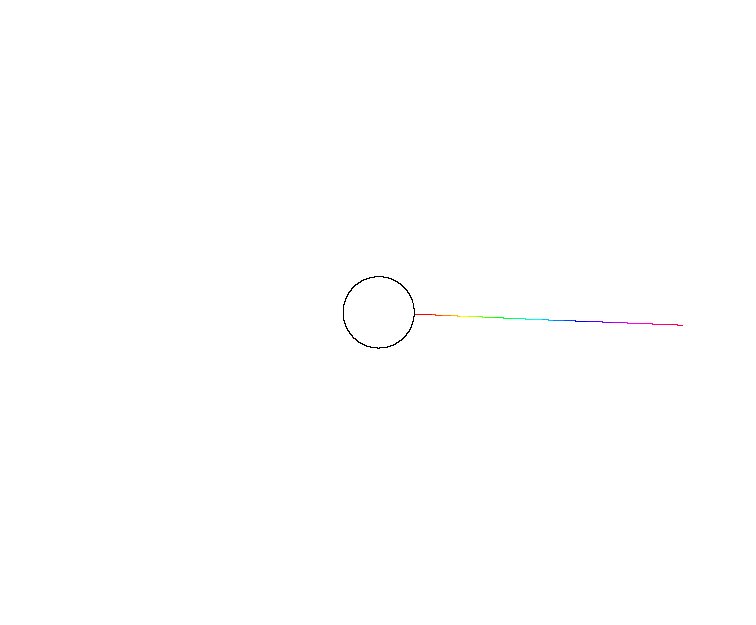
#> input picture GivenClusters/ALE(0,5)_d002_n10000.png, 756 x 625 px; its folder holds 4 pictures in this run
$ jupyter execute --allow-errors Chapter4.ipynb   (shell and % lines are left out)   (older library calls are emulated)
#> lines starting #> are read from the running program, lines starting #| are printed output that depends on the picture; after the words box and inside, x2 and y2 are one past the last pixel; in counts of white or black regions, pixels touching at a corner belong together
# Description of file:

This file aims to calculate the fractal dimension of the clusters from A.Turner et al. We extract the colours from the various sections of the cluster. We compile the extracted sections and the fractal dimension of the successive generation are calculated.

## Functions:

### `fractal_dimension(Z, threshold = 0.9)`:
This uses two arguments: `Z` = one of the normalised image, and `threshold` = the threhsold value for conversion from pixel intensities to binary arrays. This returns the coefficient of the graph in of Minkowski-Bouligand graph and `x` and `y` values (which are the log(s) and log(N(s)) from:

$$\ln[N(s)] = \textrm{ - Dimension}\: * \: \ln(s) + h(s) $$

### `start(filename, pixel_threshold = 0.9)`:
Reads in image and normalises value to range 0 and 1. This inverted image is then passed to `fractal_dimension()` method, this was done as manipulation of images from `remove_colour()` and `combine()` resulted in inverted images. Hence in this step images are reverted back to black pixelated figures and white background pixels.

### `remove_colour(img, fname, color_range)`:
Colours from fractal were extraced using the HSV value from the dictionary `ranges`. `img` and `fname` are the image in which the extraction occurs and the directory in which the file is saved respectively.

### `colour_extraction(main_img)`:
Automation of the colour extraction, using the `remove_colour()` method on all files used in this project.

### `image_res(file_path , new_dims)`:
Resizing of all files from previous steps inorder to allow for frictionless combination of extracted colour sections in `combine`.

### `combine(col_list, fname)` &  `pre_combine(direct)`:
Combining the extracted colours from `colour_extraction()` to succesive generations, as depicted in the dissertation. The results can be found in the directory `colours` and `colourswring`.

[cell 1]
import plotly.io as pio
pio.renderers.default = "notebook+pdf"  # Renderer for Notebook and HTML exports + Renderer for PDF exports
# init_notebook_mode(connected=True)

[cell 2]
import scipy.misc
import numpy as np
from sklearn.linear_model import LinearRegression
import cv2
import matplotlib.pyplot as plt
from PIL import Image
import csv
from tqdm import tqdm
import matplotlib.pyplot as plt
from matplotlib.pyplot import figure
from matplotlib import pyplot, transforms
import math
import os
import pandas as pd
import plotly.express as px

[cell 3]
# [41 lines left out: function fractal_dimension, not called in this run]

[cell 4]
def start(filename, pixel_threshold = 0.9):
    I = cv2.imread(filename, cv2.IMREAD_GRAYSCALE)
    I = cv2.bitwise_not(I)
    I = I/256
    coeff, x, y  = fractal_dimension(I, pixel_threshold)
    return coeff, x, y

[cell 5]
def remove_colour(img, fname, color_range):

#> called with img = './GivenClusters/ALE(0,5)_d002_n10000.png'
    upstate = cv2.imread(img)# image is read in
#> upstate is the input picture: shape (625, 756, 3); mean B, G, R 254.8, 254.8, 254.8

    upstate_hsv = cv2.cvtColor(upstate, cv2.COLOR_BGR2HSV) # convert RGB colour scheme to HSV
#> upstate_hsv: shape (625, 756, 3); mean H, S, V 0.1, 0.2, 254.8

    # below we construct the mask based off of the HSV ranges

    if fname.split("/")[-1] == "Red.png": # specific handling of file if "Red" sections extracted, see `ranges` dictionary
        lower1, upper1, lower2, upper2 = np.array(color_range[0], np.uint8) , np.array(color_range[1], np.uint8) , np.array(color_range[2], np.uint8) , np.array(color_range[3], np.uint8)
        lower_mask, upper_mask = cv2.inRange(upstate_hsv, lower1, upper1) , cv2.inRange(upstate_hsv, lower2, upper2)
        mask = lower_mask + upper_mask;

    else: # general handling for all other colours (which have only one range)
        col_min, col_max = np.array(color_range[0], np.uint8) , np.array(color_range[1], np.uint8)
        mask = cv2.inRange(upstate_hsv, col_min, col_max)
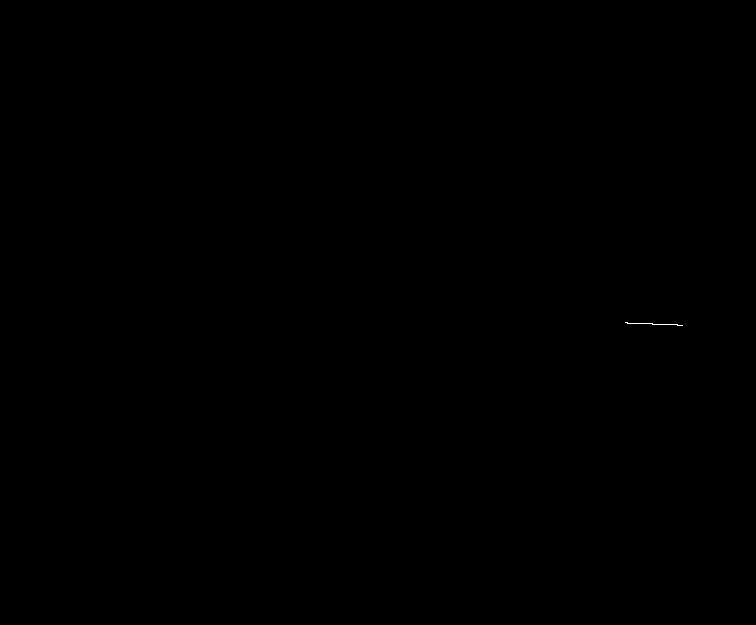
#> mask: shape (625, 756); 0.01% white in thin lines or dots, all inside (x1, y1, x2, y2) = (625, 322, 683, 326)

    # conversion of mask to cvtColor
    # saving the results from application of mask is done
    mask_rgb = cv2.cvtColor(mask, cv2.COLOR_GRAY2RGB)
    if fname.split("/")[-1] == "Black.png":
        cv2.imwrite(fname, mask_rgb)
    else:
        masked_upstate = cv2.bitwise_and(upstate, mask_rgb)
        cv2.imwrite(fname, masked_upstate)

[cell 6]
# ranges dictionary for the HSV colour scheme. See that the red colour has two ranges.
ranges ={'Violet': [(150, 100, 100), (180, 255, 255)],
 'Indigo': [(135, 100, 100), (150, 255, 255)],
 'Blue': [(90, 100, 100), (135, 255, 255)],
 'Green': [(35, 100, 100), (90, 255, 255)],
 'Yellow': [(25, 100, 100), (35, 255, 255)],
 'Orange': [(10, 100, 100), (25, 255, 255)],
 'Red': [(0,100,20),(10,255,255),(160,100,20),(179,255,255)],
    'Black': [(0,0,0),(180, 255, 40)]}

[cell 7]
def colour_extraction(main_img):
    path =  "/Users/zoraizazeem/Documents/PProjects/FractalsDiss/colourswring/{}".format(main_img)
    isExist = os.path.exists(path)
    if not isExist:
        os.makedirs(path)
        print("The new directory is created!")
    for i in ranges.keys():
        remove_colour('./GivenClusters/{}.png'.format(main_img), "./colourswring/{}/{}.png".format(main_img, i), ranges[i])

### Below we create a list of the clusters which we wish to analyse in this project

[cell 8]
curdir=os.listdir("./GivenClusters")
curdir.sort()
curdir = curdir[1:18]
curdir

### Below we apply the colour extraction method on all files that we wish to analyse

[cell 9]
for i in curdir:
    colour_extraction(i[:-4])
#> pass 2 of the loop `for i in curdir:`:
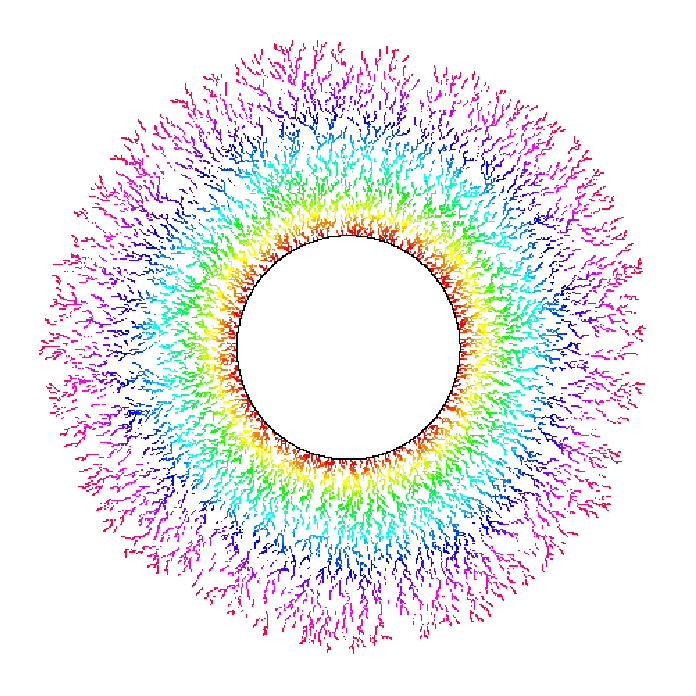
#> input picture GivenClusters/ALE10.png, 696 x 696 px
#> in remove_colour, upstate is the input picture: shape (696, 696, 3); mean B, G, R 242.2, 238.3, 240
#> upstate_hsv: shape (696, 696, 3); mean H, S, V 11, 28.5, 254.4
#> in remove_colour (call 9), `mask = cv2.inRange(upstate_hsv, col_min, col_max)`:
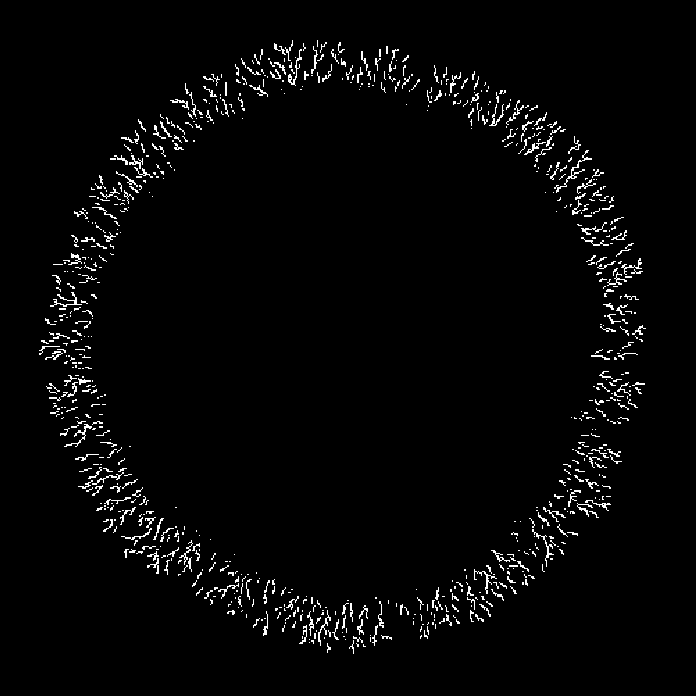
#> mask: shape (696, 696); 2.5% white in thin lines or dots, all inside (x1, y1, x2, y2) = (39, 40, 646, 654)
#> in remove_colour (call 9), `masked_upstate = cv2.bitwise_and(upstate, mask_rgb)`:
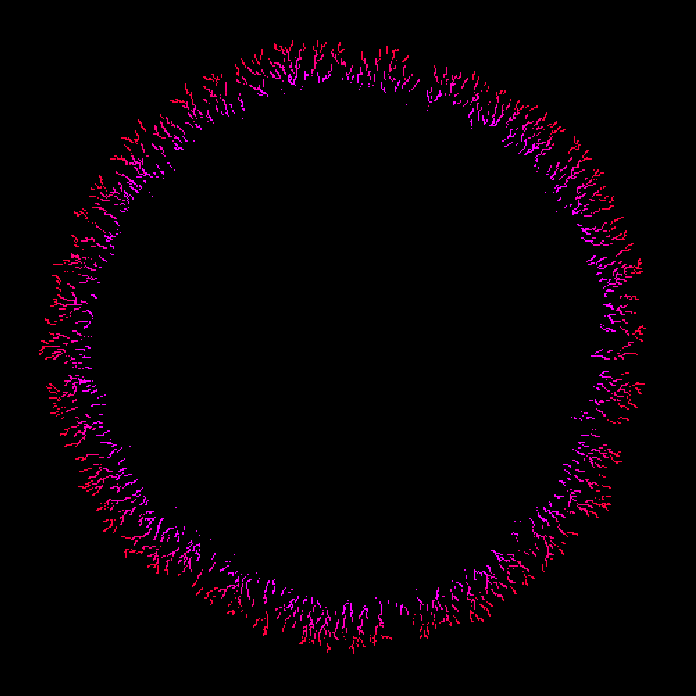
#> masked_upstate: shape (696, 696, 3); mean B, G, R 4, 0, 6.4
#> pass 3 of the loop `for i in curdir:`:
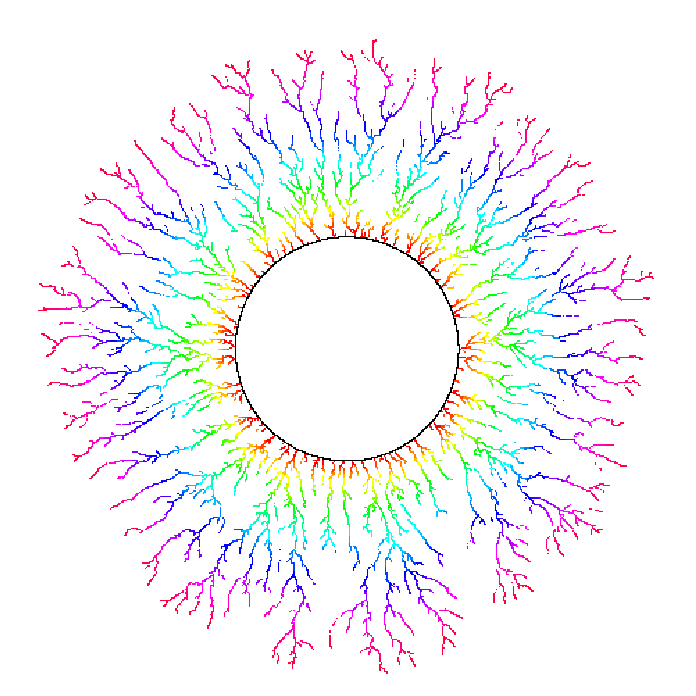
#> input picture GivenClusters/ALE20.png, 696 x 696 px
#> in remove_colour, upstate is the input picture: shape (696, 696, 3); mean B, G, R 247.8, 245.6, 246.9
#> upstate_hsv: shape (696, 696, 3); mean H, S, V 5.9, 15.2, 254.3
#> in remove_colour (call 17), `mask = cv2.inRange(upstate_hsv, col_min, col_max)`:
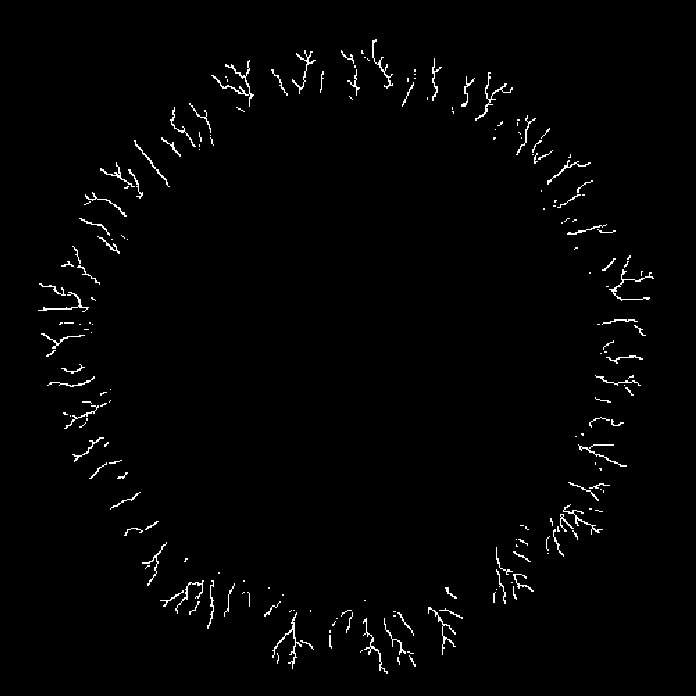
#> mask: shape (696, 696); 1.4% white in thin lines or dots, all inside (x1, y1, x2, y2) = (38, 39, 654, 674)
#> in remove_colour (call 17), `masked_upstate = cv2.bitwise_and(upstate, mask_rgb)`:
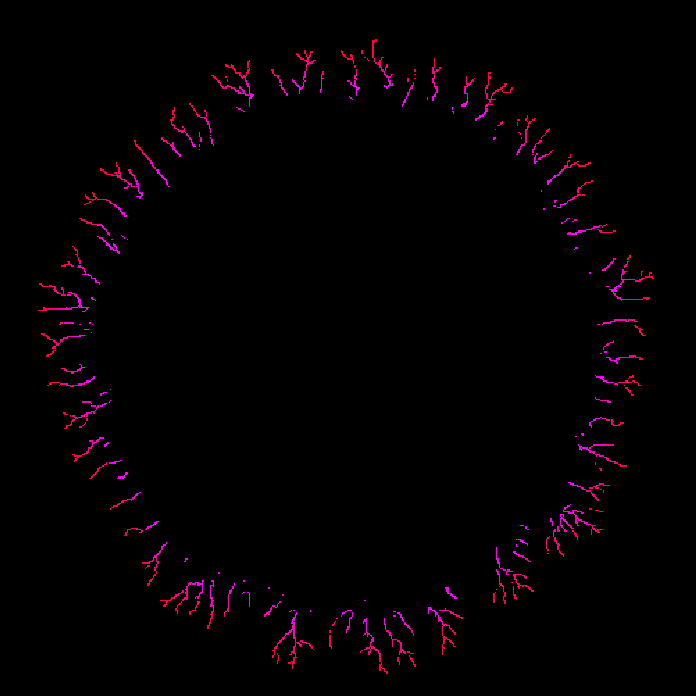
#> masked_upstate: shape (696, 696, 3); mean B, G, R 2.2, 0, 3.6

[cell 10]
# [9 lines left out: function image_res, not called in this run]

[cell 11]
def combine(col_list, fname):
    to_reduce = []

    red = cv2.imread("./colourswring/" + col_list[0].split('/')[0] + "/RedNew.png" , cv2.IMREAD_GRAYSCALE)
    red = red.shape

    for col in col_list:
        curr_im = cv2.imread("./colourswring/"+col)
        curr_im = cv2.resize(curr_im, red, Image.ANTIALIAS)
        to_reduce.append(curr_im)

    zones = np.maximum.reduce(to_reduce)
    alpha = np.any(zones>0, axis=2)
    alpha = Image.fromarray(alpha)
    alpha.save("./colourswring/" + col_list[0].split('/')[0]+fname)

[cell 12]
def pre_combine(direct):
    col_lst = ["Black.png","RedNew.png","Orange.png", "Yellow.png","Green.png", "Blue.png", "Indigo.png", "Violet.png","Red.png" ]

    for j in range(len(col_lst)): # list of names for files concatenated with colour extracted
        col_lst[j] = direct + "/" + col_lst[j]

    # logic to compile colours, but exclude the red sections that were manually removed. See dissertation
    # for more details, or github repository, under directory "colours"
    for i in range(len(col_lst)):
        count = i +1
        if count >= 9:
            combine(col_lst[1:], "/Gen9.png")
        combine(col_lst[:count], "/Gen{}.png".format(count))

### Below we create a list of the clusters which we wish to analyse in this project, when all files (images of successive generations) have been formed.

[cell 13]
curdir=os.listdir("./GivenClusters")
#> curdir = ['ALE(0,3)_d002_n10000.png', 'ALE(0,5)_d002_n10000.png', 'ALE10.png', 'ALE20.png']
curdir.sort()
curdir = curdir[1:18]
#> curdir = ['ALE(0,5)_d002_n10000.png', 'ALE10.png', 'ALE20.png']


for idx in range(len(curdir)):
    curdir[idx] = curdir[idx][:-4]
#> this loop made 3 passes
#> after the loop, curdir = ['ALE(0,5)_d002_n10000', 'ALE10', 'ALE20']

[cell 14]
curdir
#> Out = ['ALE(0,5)_d002_n10000', 'ALE10', 'ALE20']

#> (a cell that did not finish here is left out)


### Below we find the fractal dimension of the successive generations for results EXCLUDING the ring

[cell 16]
res = {}
#> (the rest of this cell did not finish here and is left out)

        res[j]["Gen{}".format(i+1)] = coeff
df = pd.DataFrame.from_dict(res)
df

#> (a cell that did not finish here is left out)

### Below we find the fractal dimension of the successive generations for results INCLUDING the ring (see dissertation for more information)

[cell 18]
res = {}
#> (the rest of this cell did not finish here and is left out)
